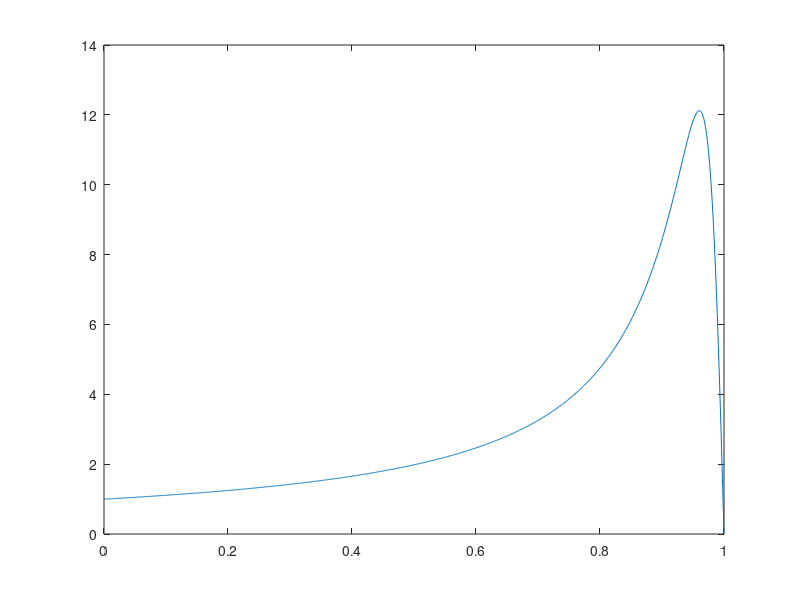
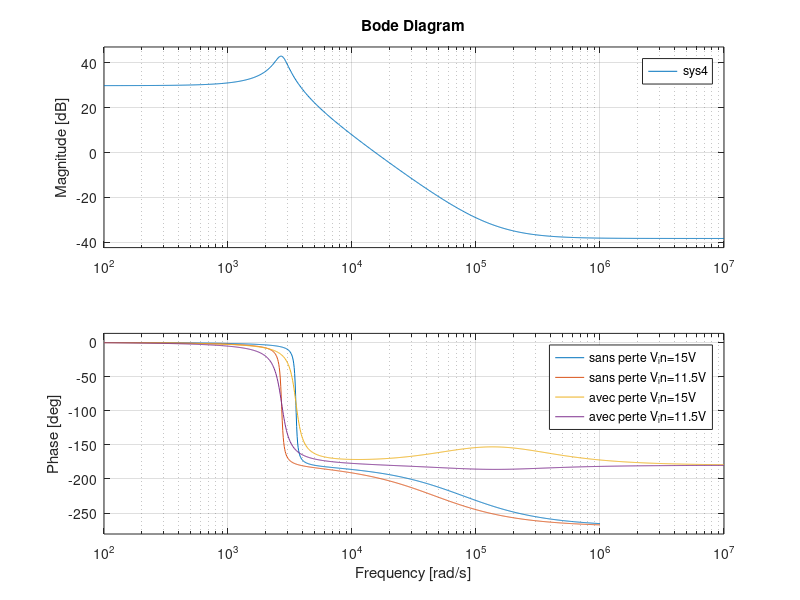
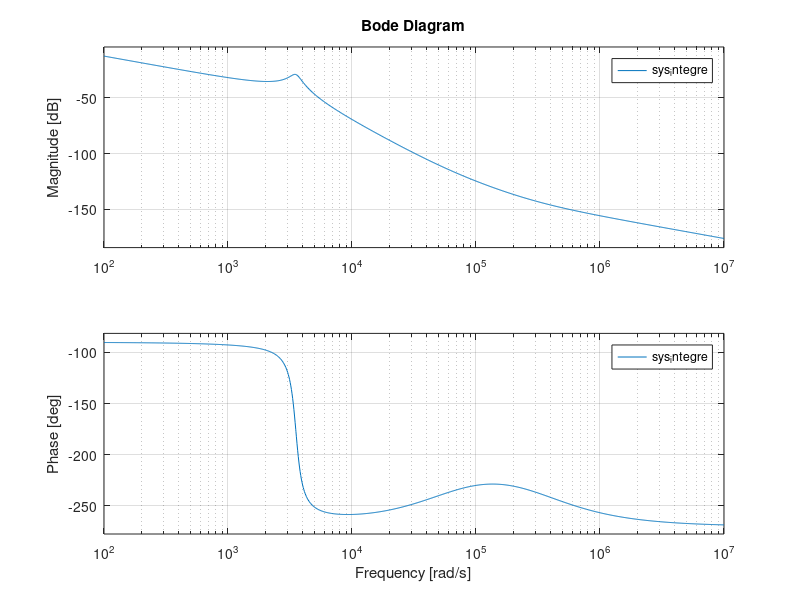

These charts were generated, in order, by the following MATLAB code:
close all 
clear all
L=50*10^(-6);
rL=10*10^(-3);
C=1000*10^(-6);
R=6.33;
rC=20*10^(-3);
Vin_max=15;
Vin_min=11.5;


alpha=R/(R+rC)


D=0:0.001:1;
res=[];
for i=1:1001
re=(R*(1-D(i)))/(alpha*rC*(1-D(i))+alpha*R*(1-D(i)).*(1-D(i))+rL);
res=[res re];
end
figure()
plot(D,res,'-');
% Vin = 15 => Duty cylce=21.3%
% Vin=11.5 => Duty cylce=40%

 

%gain max = 12.06 avec duty cycle D de 0.956
%sans prendre en compte les pertes 
D_max=1-(15/19)
D_min=1-(11.5/19)

% FT sans perte 
numerator=[-L*Vin_max R*(1-D_max)^2*Vin_max]
denominator=[(1-D_max)^2*C*L*R (1-D_max)^2*L R*(1-D_max)^4]
denominator2=[(1-D_min)^2*C*L*R (1-D_min)^2*L R*(1-D_min)^4]
numerator2=[-L*Vin_min R*(1-D_min)^2*Vin_min]

sys = tf(numerator,denominator)
%[A,B,C,D]=tf2ss(numerator,denominator);

sys2 = tf(numerator2,denominator2)
%[A2,B2,C2,D2]=tf2ss(numerator2,denominator2);

% plot des bodes des deux fonctions transfert 

 figure()
 bode(sys) 
 hold on 
 bode(sys2)


% Système d'états avec les pertes 
%Matrice et système perte Vmax
a00=rL+(1-D_max)*alpha*rC;
a01=(1-D_max)*alpha/L;
a10=((1-D_max)*alpha)/C;
a11=-alpha/(R*C);

A=[-a00/L -a01 ; 
   a10 a11] ;

V_bar1=alpha*rC*(1-D_max)+alpha*R*(1-D_max)*(1-D_max)+rL;

b00=Vin_max/(L*(1-D_max))
b01=-Vin_max/((1-D_max)*(1-D_max)*C*R);
B=[b00;
   b01];

C1=[alpha*rC*(1-D_max) alpha];


D_boost1=-V_bar1*(alpha*rC)/(R*(1-D_max));

%Matrice Perte Vmin

a00_min=rL+(1-D_min)*alpha*rC;
a01_min=(1-D_min)*alpha/L;
a10_min=((1-D_min)*alpha)/C;
a11_min=-alpha/(R*C);

A_min=[-a00_min/L -a01_min ; 
   a10_min a11_min] ;

V_bar_min=alpha*rC*(1-D_min)+alpha*R*(1-D_min)*(1-D_min)+rL;

b00_min=Vin_min/(L*(1-D_min))
b01_min=-Vin_min/((1-D_min)*(1-D_min)*C*R);
B_min=[b00_min;
   b01_min];

C1_min=[alpha*rC*(1-D_min) alpha];


D_boost_min=-V_bar_min*(alpha*rC)/(R*(1-D_min));



sys3=ss(A,B,C1,D_boost1)
hold on 
bode(sys3)


sys4=ss(A_min,B_min,C1_min,D_boost_min)
hold on 
bode(sys4)



 legend("sans perte V_in=15V","sans perte V_in=11.5V","avec perte V_in=15V","avec perte V_in=11.5V")
 
 
 C1=[alpha*rC alpha];
 C2=[0 alpha];
 A1=[-(rL+alpha*rC)/L -alpha/L;
     alpha/C -alpha/(R*C)];
 A2=[-rL/L 0;
     0 -alpha/(R*C)];
 B1=[1/L;
     0];
 
 
 % Paramètre correcteur avance de phase 
 
[Num,Denum]=ss2tf(A,B,C1,D_boost1)

Denum2=conv([1 0],Denum)
sys_integre=tf(Num,Denum2)
figure()
bode(sys_integre)
% frequence entre 10 200 rad/sec et 75 000rad/sec => 20 000 rad/sec 
[Gm,Pm,Wcg,Wcp] = margin(sys_integre)

% marge de phase  89.9

K=7; 
 
 phiA=60-(-90);
 a=(1+sin(phiA/180*pi))/(1-sin(phiA/180*pi))
% calcul wm fréquence quand le gain est égal à -10log(a)
wm=2e4
%T1 et T2 égaux à T
T1=1/(wm*sqrt(a))
T2=1/(wm*sqrt(a))